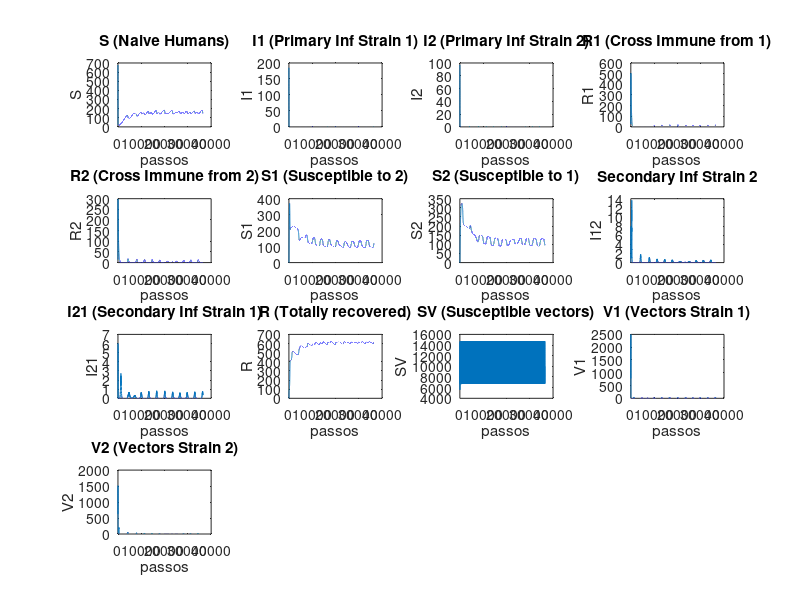

Write MATLAB code to recreate this figure.
% Definições das funções
inp = zeros(1, 13);
function out = field(inp, t, n)
    s = inp(1);
    i1 = inp(2);
    i2 = inp(3);
    r1 = inp(4);
    r2 = inp(5);
    s1 = inp(6);
    s2 = inp(7);
    i12 = inp(8);
    i21 = inp(9);
    r = inp(10);
    sv = inp(11);
    v1 = inp(12);
    v2 = inp(13);

    m = sv + v1 + v2;
    phi = 0.8;
    mu = 1 / 65;
    alfa = 2;
    gama = 52;
    nu = 36.5;
    teta = 2 * nu;
    omega = 2 * pi * 6;
    xi = nu * (1 + 0.4 * cos(omega * t));
    beta = 2 * gama;

    ds = -(beta / m) * s * (v1 + v2) + mu * (n - s);
    di1 = (beta / m) * s * v1 - (gama + mu) * i1;
    di2 = (beta / m) * s * v2 - (gama + mu) * i2;
    dr1 = gama * i1 - (alfa + mu) * r1;
    dr2 = gama * i2 - (alfa + mu) * r2;
    ds1 = -(beta / m) * s1 * v2 + alfa * r1 - mu * s1;
    ds2 = -(beta / m) * s2 * v1 + alfa * r2 - mu * s2;
    di12 = (beta / m) * s1 * v2 - (gama + mu) * i12;
    di21 = (beta / m) * s2 * v1 - (gama + mu) * i21;
    dr = gama * (i12 + i21) - mu * r;
    dsv = -(teta / n) * sv * (i1 + i2 + phi * (i12 + i21)) + xi * m - nu * sv;
    dv1 = (teta / n) * sv * (i1 + phi * i21) - nu * v1;
    dv2 = (teta / n) * sv * (i2 + phi * i12) - nu * v2;

    out = [ds, di1, di2, dr1, dr2, ds1, ds2, di12, di21, dr, dsv, dv1, dv2];
endfunction

function out = rk(inp, t, dt, n)
    k1 = field(inp, t, n);
    k2 = field(inp + (dt / 2) * k1, t + dt / 2, n);
    k3 = field(inp + (dt / 2) * k2, t + dt / 2, n);
    k4 = field(inp + dt * k3, t + dt, n);

    temp = k1 + 2 * k2 + 2 * k3 + k4;
    out = max(0, inp + (dt / 6) * temp);
endfunction

% Main script
in = zeros(1, 13);
in(1) = 700;
in(2) = 200;
in(3) = 100;
in(4) = 0;
in(5) = 0;
in(6) = 0;
in(7) = 0;
in(8) = 0;
in(9) = 0;
in(10) = 0;
in(11) = 9000;
in(12) = 500;
in(13) = 500;

tempo = 0;
dt = 1 / 365;
acum = 0;
for i = 1:10
    acum += in(i);
endfor
n0 = acum;  % numero de pessoas

kk = 100 * 365;

% cria listas para inserir os resultados de cada variável passo a passo
S = zeros(1,kk);
I1 = zeros(1,kk);
I2 = zeros(1,kk);
R1 = zeros(1,kk);
R2 = zeros(1,kk);
S1 = zeros(1,kk);
S2 = zeros(1,kk);
I12 = zeros(1,kk);
I21 = zeros(1,kk);
R = zeros(1,kk);
SV = zeros(1,kk);
V1 = zeros(1,kk);
V2 = zeros(1,kk);

 for k = 1:kk
     in = rk(in, tempo, dt, n0);
     tempo = tempo + dt;
     %insere os resultados de cada variável em uma lista para depois plotar
     S(k) = in(1);
     I1(k) = in(2);
     I2(k) = in(3);
     R1(k) = in(4);
     R2(k) = in(5);
     S1(k) = in(6);
     S2(k) = in(7);
     I12(k) = in(8);
     I21(k) = in(9);
     R(k) = in(10);
     SV(k) = in(11);
     V1(k) = in(12);
     V2(k) = in(13);
     % Para kk passos

endfor

%plots

passos = 1:kk;

figure

subplot(4,4,1)
plot(passos, S);
title ('S (Naive Humans)');
xlabel ('passos');
ylabel ('S');

subplot(4,4,2)
plot(passos, I1);
title('I1 (Primary Inf Strain 1)');
xlabel ('passos');
ylabel ('I1');

subplot(4,4,3)
plot(passos, I2);
title('I2 (Primary Inf Strain 2)');
xlabel ('passos');
ylabel ('I2');

subplot(4,4,4)
plot(passos, R1);
title('R1 (Cross Immune from 1)');
xlabel ('passos');
ylabel ('R1');

subplot(4,4,5)
plot(passos, R2);
title('R2 (Cross Immune from 2)');
xlabel ('passos');
ylabel ('R2');

subplot(4,4,6)
plot(passos, S1);
title('S1 (Susceptible to 2)');
xlabel ('passos');
ylabel ('S1');

subplot(4,4,7)
plot(passos, S2);
title('S2 (Susceptible to 1)');
xlabel ('passos');
ylabel ('S2');

subplot(4,4,8)
plot(passos, I12);
title('Secondary Inf Strain 2');
xlabel ('passos');
ylabel ('I12');

subplot(4,4,9)
plot(passos, I21);
title('I21 (Secondary Inf Strain 1)');
xlabel ('passos');
ylabel ('I21');

subplot(4,4,10)
plot(passos, R);
title('R (Totally recovered)');
xlabel ('passos');
ylabel ('R');

subplot(4,4,11)
plot(passos, SV);
title('SV (Susceptible vectors)');
xlabel ('passos');
ylabel ('SV');

subplot(4,4,12)
plot(passos, V1);
title('V1 (Vectors Strain 1)');
xlabel ('passos');
ylabel ('V1');

subplot(4,4,13)
plot(passos, V2);
title('V2 (Vectors Strain 2)');
xlabel ('passos');
ylabel ('V2');

result = rk(in, tempo, dt, n0);
disp(result);

